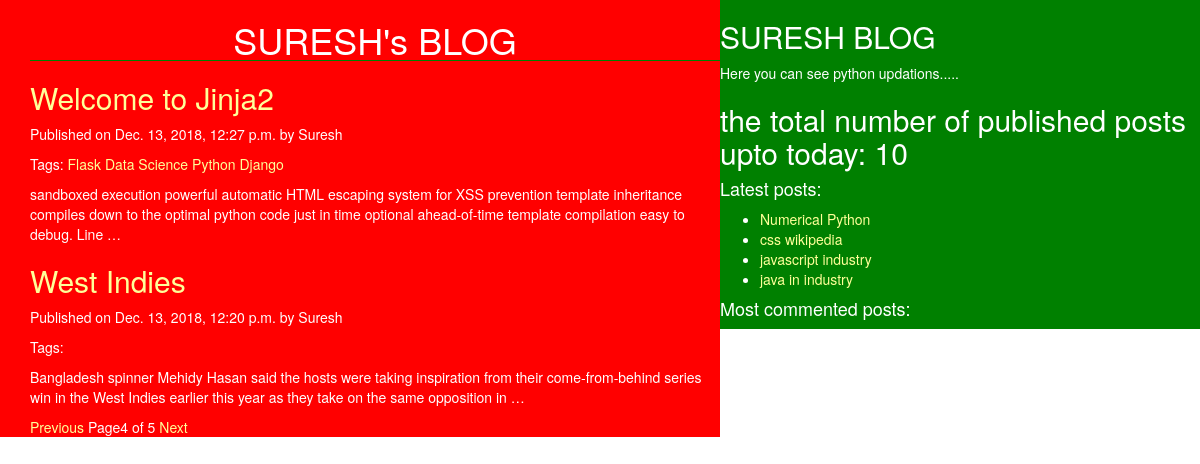
/?page=4, run on the app's committed database.
### blog/models.py (models this page shows, shortened)
class Post(models.Model):
    STATIC_CHOICE = (('draft', 'Draft'), ('published', 'Published'))
    title = models.CharField(max_length=256)
    slug = models.SlugField(max_length=264, unique_for_date='publish')
    author = models.ForeignKey(User, related_name='blog_posts', on_delete=models.CASCADE)
    body = models.TextField()
    created = models.DateTimeField(auto_now_add=True)
    updated = models.DateTimeField(auto_now=True)
    publish = models.DateTimeField(default=timezone.now)
    status = models.CharField(max_length=10, choices=STATIC_CHOICE, default='draft')
    tags = TaggableManager()
    class Meta:
        ordering = ('-publish', )
    def get_absolute_url(self):
        return reverse('post_details', args=[self.publish.year, self.publish.strftime('%m'), self.publish.strftime('%d'),self.slug])

### blog/views.py (the view)
# urls.py: path('', views.post_list_view),
def post_list_view(request, tag_slug=None):
    post_list = Post.objects.all()
    tag = None
    if tag_slug:
        tag = get_object_or_404(Tag, slug=tag_slug)
        post_list = post_list.filter(tags__in=[tag])
    '''creating paginator'''
    paginator = Paginator(post_list, 2)
    page_number = request.GET.get('page')
    try:
        post_list = paginator.page(page_number)
    except PageNotAnInteger:
        post_list = paginator.page(1)
    except EmptyPage:
        post_list = paginator.page(paginator.num_pages)
    return render(request, 'blog/post_list.html', {'post_list': post_list, 'tag': tag})

### blog/templatetags/blog_tags.py (called while the page is built)
@register.simple_tag
def total_posts():
    return Post.objects.count()

@register.inclusion_tag('blog/latestposts.html')
def show_latest_posts():
    late_posts = Post.objects.order_by('-publish')[:4]
    return {'late_posts': late_posts}

### templates/blog/post_list.html (shortened to what this page needs)
{% extends 'blog/Home.html' %}
{% block content %}
<h1 class="main">SURESH's BLOG</h1>
{% for post in post_list %}
<a href="{{post.get_absolute_url}}"><h2>{{post.title}}</h2></a>
<p id="date">Published on {{post.publish}} by {{post.author|title}}</p>
<p>Tags:
    {% for tag in post.tags.all %}
    <a href="{% url 'post_list_by_tag_name' tag.slug %}">{{tag.name}}</a>
    {%endfor%}
</p>
{{post.body|truncatewords:30|linebreaks}}
{% endfor %}
{% include 'blog/Pagenation.html' with page=post_list%}
{% endblock %}

### templates/blog/latestposts.html
<ul>
    {% for post in late_posts %}
    <li><a href="{{post.get_absolute_url}}">{{post.title}}</a></li>
    {%endfor%}
</ul>

### static/css/blog.css (style rules this page uses)
.main { text-align:center; border-bottom:1px solid green; }
body { color:white; }
a { color:#ffff99; }

### data on the page
Post: title "Welcome to Jinja2", publish "Dec. 13, 2018, 12:27 p.m.", author "Suresh", body "sandboxed execution powerful automatic HTML escaping system for XSS prevention template inheritance compiles down to the optimal python code just in time optional ahead-of-time template compilation easy to debug. Line …"
Tag: name "Flask"
Tag: name "Data Science"
Tag: name "Python"
Tag: name "Django"
Post: title "West Indies", publish "Dec. 13, 2018, 12:20 p.m.", author "Suresh", body "Bangladesh spinner Mehidy Hasan said the hosts were taking inspiration from their come-from-behind series win in the West Indies earlier this year as they take on the same opposition in …"
Post: title "Numerical Python"
Post: title "css wikipedia"
Post: title "javascript industry"
Post: title "java in industry"

### other printed values
{{ page.number }} "4"
{{ page.paginator.num_pages }} "5"
